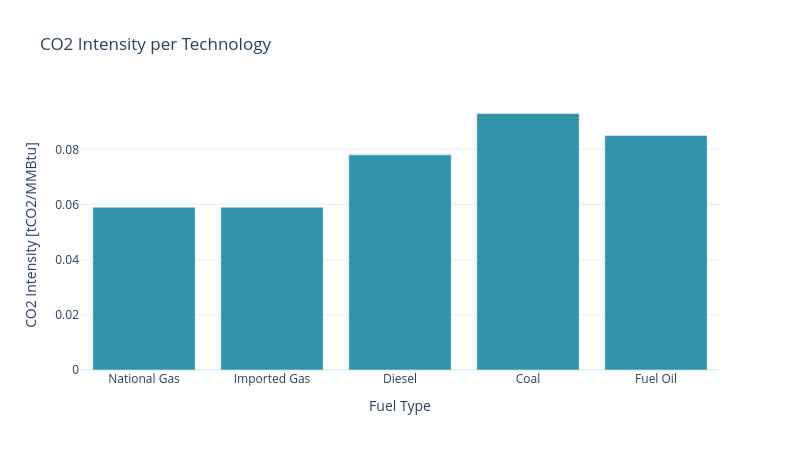

This figure's notebook cell:
### Code cell
model_path = '../../../model/inputs/'
fuels = pd.read_csv(model_inputs_path+'fuels.csv')
fuels = fuels[['fuel','co2_intensity']]

# Lista de valores de interés
filtered_fuels = ['GASIMPOR', 'GASNACIO', 'ACPM', 'CARBON', 'COMBUSTOLEO', 'GLP']

# Filtra el DataFrame donde los valores de 'columna_deseada' están en la lista de interés
fuels = fuels[fuels['fuel'].isin(filtered_fuels)]
fuels['fuel'] = fuels['fuel'].str.replace('GASNACIO', 'National Gas')
fuels['fuel'] = fuels['fuel'].str.replace('GASIMPOR', 'Imported Gas')
fuels['fuel'] = fuels['fuel'].str.replace('ACPM', 'Diesel')
fuels['fuel'] = fuels['fuel'].str.replace('CARBON', 'Coal')
fuels['fuel'] = fuels['fuel'].str.replace('COMBUSTOLEO', 'Fuel Oil')
fuels['fuel'] = fuels['fuel'].str.replace('GLP', 'LPG')
import plotly.express as px
# Crear la gráfica de barras, usando 'gen_tech' como color
fig = px.bar(
    fuels, x='fuel', y='co2_intensity',
    title='CO2 Intensity per Technology',
    color_discrete_sequence=[colors[0]],
    labels={'co2_intensity': 'CO2 Intensity [tCO2/MMBtu]', 'fuel': 'Fuel Type'},
    height=9*50, width=16*50, category_orders={"gen_tech": tech_order},
    template='plotly_white')
fig.write_image("../images/CO2 Intensity.png")
# Mostrar la gráfica
fig.show()

### Figure 1 — Plotly figure (JSON) as saved in the notebook; plotly's stock layout.template omitted (floating-point values rounded to 4 significant figures)
{"data": [{"alignmentgroup": "True", "hovertemplate": "Fuel Type=%{x}<br>CO2 Intensity [tCO2/MMBtu]=%{y}<extra></extra>", "legendgroup": "", "marker": {"color": "#3292A9", "pattern": {"shape": ""}}, "name": "", "offsetgroup": "", "orientation": "v", "showlegend": false, "textposition": "auto", "type": "bar", "x": ["National Gas", "Imported Gas", "Diesel", "Coal", "Fuel Oil"], "xaxis": "x", "y": [0.059, 0.059, 0.078, 0.093, 0.085], "yaxis": "y"}], "layout": {"barmode": "relative", "height": 450, "legend": {"tracegroupgap": 0}, "title": {"text": "CO2 Intensity per Technology"}, "width": 800, "xaxis": {"anchor": "y", "domain": [0, 1], "title": {"text": "Fuel Type"}}, "yaxis": {"anchor": "x", "domain": [0, 1], "title": {"text": "CO2 Intensity [tCO2/MMBtu]"}}}}
